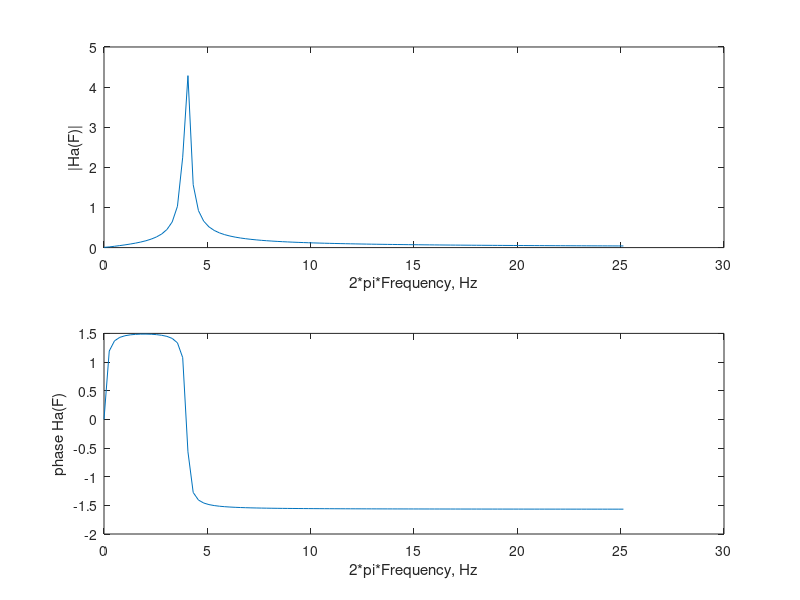
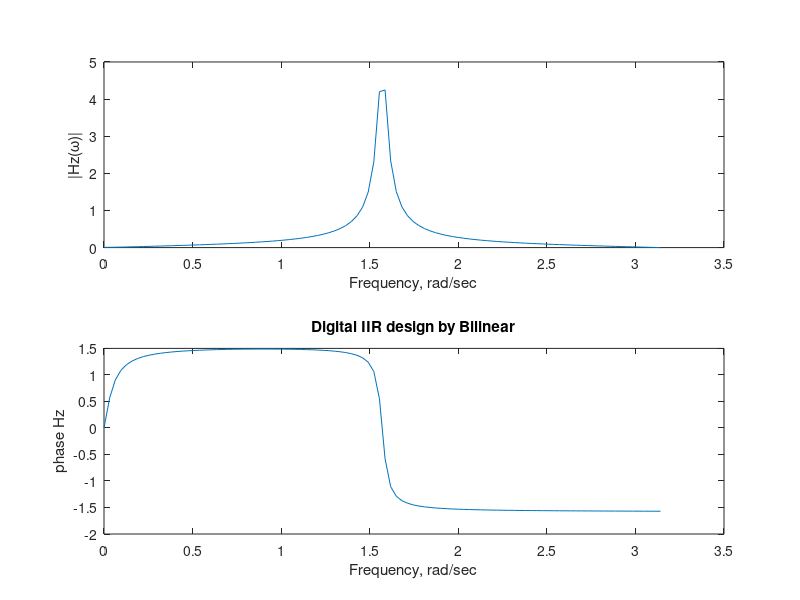

Here is the MATLAB script that generated these plots, in order:


% first, plot H(s) from Ex 10.3.1
F = linspace(0,4,100);

s = j*2*pi*F;
Ha = (s+0.1)./( (s+.1).^2 + 16);

figure,
subplot(211),plot(2*pi*F,abs(Ha))
xlabel('2*pi*Frequency, Hz')
ylabel('|Ha(F)|')
subplot(212),plot(2*pi*F,unwrap(angle(Ha)))
xlabel('2*pi*Frequency, Hz')
ylabel('phase Ha(F)')


% now look at digital equivalent using bilinear


omega = linspace(0,pi,100); %2*pi/Fs * F;  % digital frequency
z = exp(j*omega);

sApprox = 4*(1-1./z)./(1+1./z);
Hd = (sApprox+0.1)./( (sApprox+.1).^2 + 16);


figure,
subplot(211),plot(omega,abs(Hd))
xlabel('Frequency, rad/sec')
ylabel('|Hz(\omega)|')
subplot(212),plot(omega,unwrap(angle(Hd)))
xlabel('Frequency, rad/sec')
ylabel('phase Hz')
title('Digital IIR design by Bilinear')

